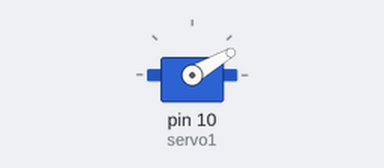
Bench run of a sketch on a simulated Arduino Uno, built with avr-gcc and run on an emulated ATmega328P. On the bench: servo.

Above: at 0.1 s.
At 1.1 s:
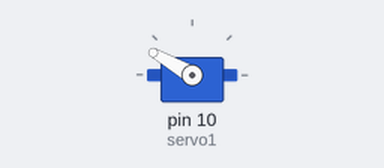
At 2.1 s:
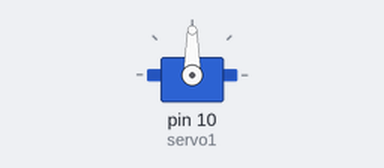
Timing chart, 0 to 3.6 s (numbered marks = the images above):
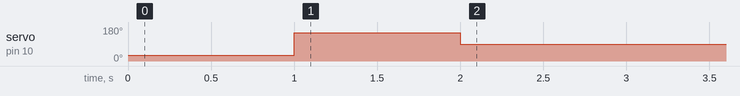

The sketch:

servo.ino
```cpp
#include <Servo.h>
#include <Adafruit_MotorShield.h>

int i;
Servo servo1;

void setup() {
  // put your setup code here, to run once:
  // Attach a servo to pin #10
  servo1.attach(10);
  servo1.write(30);
  delay(1000);
  servo1.write(150);
  delay(1000);
  servo1.write(90);


}

void loop() {
  // put your main code here, to run repeatedly:
//    for (i=60; i<=150; i++) {
//     servo1.write(i);
//     delay(100);
//  }
//    for (i=120; i<=150; i--) {
//     servo1.write(i);
//     delay(100);
//  }

}
```

Measured:
- by itself, servo on pin 10 (servo1): 30° → 150° at 1.0 s, → 90° 1.0 s later
